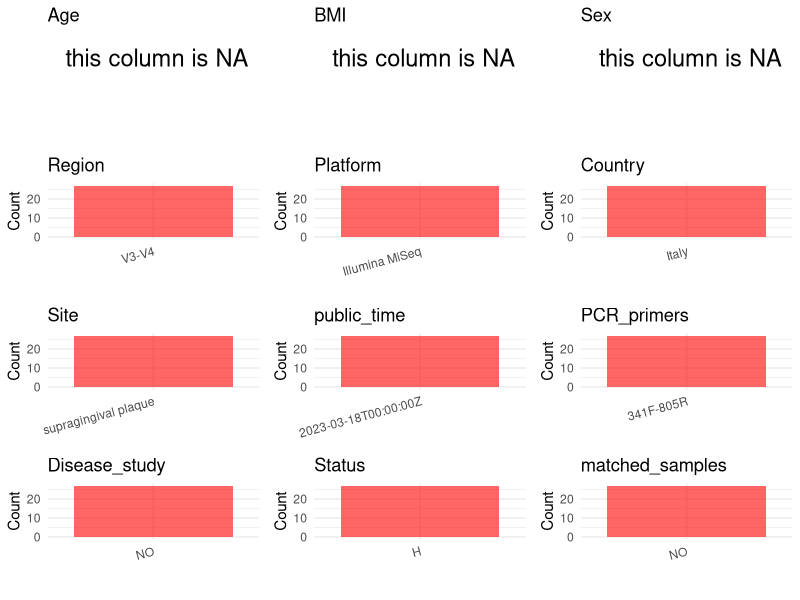

R code for this plot: (Note: this script raises an error after producing the figure.)
## ---- chunk 1
# Load necessary libraries
library(dplyr)
library(ggplot2)
library(cowplot)

# Set working directory (update this path to your local directory)
setwd("D:/metadata/PRJEB51725")

# Read the initial metadata files
initial_meta<-read.csv("SraRunTable.csv",header = T)

# Combine the two metadata files
#meta <- rbind(initial_meta, initial_meta1)

#Remove entries non-oral samples
#initial_meta <- subset(initial_meta,isolate %in% c("saliva","tongue coat"))

# Check the number of samples containing "HT" in Sample.Name (e.g., healthy controls)
#nrow(subset(meta, grepl("HT", Sample.Name)))

# Display the first few rows of the metadata
head(initial_meta)
## ---- chunk 2
# Create a uniform metadata dataframe
metadata <- data.frame(
  BioProject = initial_meta$BioProject,
  Run = initial_meta$Run,
  sample_name = initial_meta$Sample.Name,
  Age = NA,
  BMI = NA,
  Sex=NA,
  Region = "V3-V4",
  Platform = initial_meta$Instrument,
  Country = initial_meta$geo_loc_name_country,
  Site = initial_meta$environment_.material.,
  public_time = initial_meta$ReleaseDate,
  stringsAsFactors = FALSE
)
## ---- chunk 3
# Add information obtained from the publication
metadata$PCR_primers <- "341F-805R"
metadata$title <- "Oral ecological environment modifications by hard-cheese: from pH to microbiome: a prospective cohort study based on 16S rRNA metabarcoding approach"
metadata$Disease_study <- "NO"
# Assign disease status based on sample_name patterns
metadata$Status<-"H"

keep_subjects <- unique(subset(metadata, Site == "supragingival plaque")$sample_name)
metadata <- subset(metadata, sample_name %in% keep_subjects)

sample_counts <- table(metadata$sample_name)

metadata$matched_samples <-
  ifelse(metadata$sample_name %in% names(sample_counts[sample_counts >= 2]),
         "YES", "NO")

cat("Subjects retained:", length(unique(metadata$sample_name)), "\n")
cat("Matched samples distribution:\n")
table(metadata$matched_samples)
cat("Sample distribution by Site:\n")
table(metadata$Site)
## ---- chunk 4
# Check the number of unique runs and sample names
print(paste("Number of unique runs:", length(unique(metadata$Run))))
print(paste("Number of unique sample names:", length(unique(metadata$sample_name))))
## ---- chunk 5
# Select columns for visualization
plot_data <- metadata %>%
  select(-BioProject, -Run, -sample_name, -title)

# Function to create simple plots for each column
create_simple_plots <- function(data) {
  plots <- list()
  
  for (col in colnames(data)) {
    # Check if the column is all NA
    if (all(is.na(data[[col]]))) {
      # Create an empty plot with text indicating all NA
      p <- ggplot() +
        annotate("text", x = 0.5, y = 0.5, label = "this column is NA", size = 6) +
        labs(title = col) +
        theme_void()
    } else if (is.numeric(data[[col]])) {
      # Numeric variable: histogram
      p <- ggplot(data, aes(x = .data[[col]])) +
        geom_histogram(fill = "blue", alpha = 0.6, bins = 20, na.rm = TRUE) +
        labs(title = col) +
        theme_minimal()
    } else {
      # Categorical variable: bar plot (remove NA values)
      count_data <- as.data.frame(table(data[[col]], useNA = "ifany"))
      p <- ggplot(count_data, aes(x = reorder(Var1, -Freq), y = Freq)) +
        geom_col(fill = "red", alpha = 0.6) +
        labs(title = col, x = NULL, y = "Count") +
        theme_minimal() +
        theme(axis.text.x = element_text(angle = 15, hjust = 1))
    }
    plots[[col]] <- p
  }
  
  return(plots)
}

# Generate and arrange plots
plots <- create_simple_plots(plot_data)
p<-plot_grid(plots$Age, 
          plots$BMI, 
          plots$Sex, 
          plots$Region, 
          plots$Platform, 
          plots$Country, 
          plots$Site,
          plots$public_time, 
          plots$PCR_primers,
          plots$Disease_study,
          plots$Status,
          plots$matched_samples,# add 
          ncol = 3, align = "hv", axis = "lb")
ggsave("Metadata_Summary.png", plot = p, width = 8, height = 6, dpi = 150)
## ---- chunk 6
knitr::include_graphics("metadata_summary.png")
## ---- chunk 7
# Reorder columns to match the desired format
metadata <- metadata[, c(
  "BioProject", "Run", "sample_name", "Age", "BMI", "Sex", 
  "Region", "Platform", "Country", "Site", "public_time", 
  "PCR_primers", "title", "Disease_study", "Status","matched_samples"
)]

# Export the uniform metadata to a CSV file
write.csv(metadata, file = "metadata.csv", quote = FALSE)
head(metadata)
